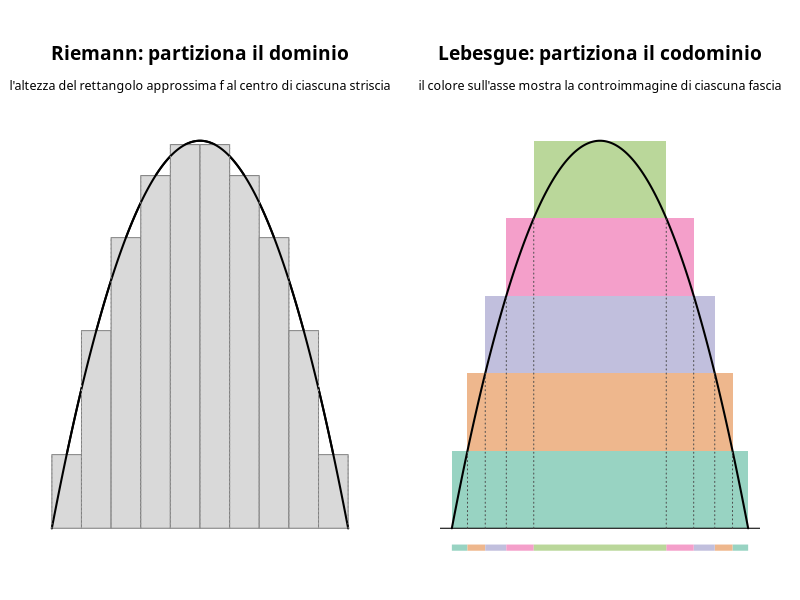

This chart was generated by the following R code:
# Genera img/misura_riemann_lebesgue.png: l'idea che distingue i due
# integrali (matematica_statistica/teoria_misura.md, §9) — Riemann partiziona il dominio in
# strisce verticali, Lebesgue partiziona il codominio in livelli
# orizzontali e misura la controimmagine di ciascun livello.

f <- function(x) 4 * x * (1 - x)
x <- seq(0, 1, length.out = 400)
y <- f(x)

# Spectral è il font usato dalla pagina GitHub (geoteo.net/static/style.css);
# richiede il device Cairo per essere referenziato per nome famiglia.
png("img/misura_riemann_lebesgue.png", width = 1800, height = 850, res = 150, type = "cairo")
par(mfrow = c(1, 2), mar = c(1.2, 2, 6.2, 2), family = "Spectral")

# --- Pannello sinistro: Riemann, partizione del dominio ---
plot(x, y,
    type = "l", lwd = 2,
    xlab = "", ylab = "", xaxt = "n", yaxt = "n", bty = "n", ylim = c(-0.08, 1)
)
mtext("Riemann: partiziona il dominio", side = 3, line = 3.0, cex = 1.15, font = 2)
mtext("l'altezza del rettangolo approssima f al centro di ciascuna striscia", side = 3, line = 1.5, cex = 0.75)
strisce <- seq(0, 1, by = 0.1)
altezze <- sapply(seq_len(length(strisce) - 1), function(i) f((strisce[i] + strisce[i + 1]) / 2))
for (i in seq_along(altezze)) {
    rect(strisce[i], 0, strisce[i + 1], altezze[i], col = "grey85", border = "grey50")
}
lines(x, y, lwd = 2)

# righe tratteggiate verticali: si fermano all'altezza del più alto dei due
# rettangoli adiacenti al confine, senza sbordare sopra di essi
for (k in seq_along(strisce)) {
    vicini <- altezze[c(k - 1, k)]
    cima <- max(vicini, na.rm = TRUE)
    segments(strisce[k], 0, strisce[k], cima, lty = 3, col = "grey60")
}

# --- Pannello destro: Lebesgue, partizione del codominio ---
# Il codominio [0,1] è diviso in fasce; per ciascuna fascia si colora solo
# la parte di area sottesa dalla curva (non l'intera fascia orizzontale),
# e sull'asse x un "rug" con lo stesso colore mostra la controimmagine.
# f(x) = 4x(1-x) è invertibile a tratti: x_meno(c)/x_piu(c) sono i due
# rami (crescente/decrescente) per cui f(x) = c.
x_meno <- function(c) (1 - sqrt(1 - c)) / 2
x_piu <- function(c) (1 + sqrt(1 - c)) / 2

# tinta pastello (mescolata con il bianco) per il riempimento, in modo che
# le righe tratteggiate risaltino; il rug resta a colore pieno per leggerlo
# come "legenda".
schiarisci <- function(col, quantita = 0.55) {
    rgb_col <- col2rgb(col) / 255
    rgb_nuovo <- rgb_col + (1 - rgb_col) * quantita
    rgb(rgb_nuovo[1, ], rgb_nuovo[2, ], rgb_nuovo[3, ])
}

fasce <- seq(0, 1, length.out = 6)
colori <- c("#1b9e77", "#d95f02", "#7570b3", "#e7298a", "#66a61e")
colori_chiari <- schiarisci(colori)

plot(NA,
    xlim = c(0, 1), ylim = c(-0.08, 1),
    xlab = "", ylab = "", xaxt = "n", yaxt = "n", bty = "n"
)
mtext("Lebesgue: partiziona il codominio", side = 3, line = 3.0, cex = 1.15, font = 2)
mtext("il colore sull'asse mostra la controimmagine di ciascuna fascia", side = 3, line = 1.5, cex = 0.75)

# Ogni fascia [lo, hi) diventa un rettangolo piatto (cima e base
# orizzontali, non segue la curva) largo quanto l'insieme {f >= lo}:
# è l'equivalente Lebesgue dei rettangoli di Riemann a sinistra, e
# annidandosi dal più largo (lo = 0) al più stretto (lo = 0.8)
# ricostruiscono a gradoni il profilo della curva.
for (i in seq_len(length(fasce) - 1)) {
    lo <- fasce[i]
    hi <- fasce[i + 1]
    rect(x_meno(lo), lo, x_piu(lo), hi, col = colori_chiari[i], border = NA)
}
lines(x, y, lwd = 2)
abline(h = 0, col = "black")

for (i in seq_len(length(fasce) - 1)) {
    lo <- fasce[i]
    hi <- fasce[i + 1]
    segments(c(x_meno(lo), x_piu(hi)), -0.05, c(x_meno(hi), x_piu(lo)), -0.05, col = colori_chiari[i], lwd = 6, lend = 1)
}

# righe tratteggiate verticali: collegano ogni confine tra fasce sul rug
# alla rispettiva altezza sulla curva
for (livello in fasce[c(-1, -length(fasce))]) {
    segments(x_meno(livello), 0, x_meno(livello), livello, lty = 3, col = "grey30")
    segments(x_piu(livello), 0, x_piu(livello), livello, lty = 3, col = "grey30")
}

dev.off()
